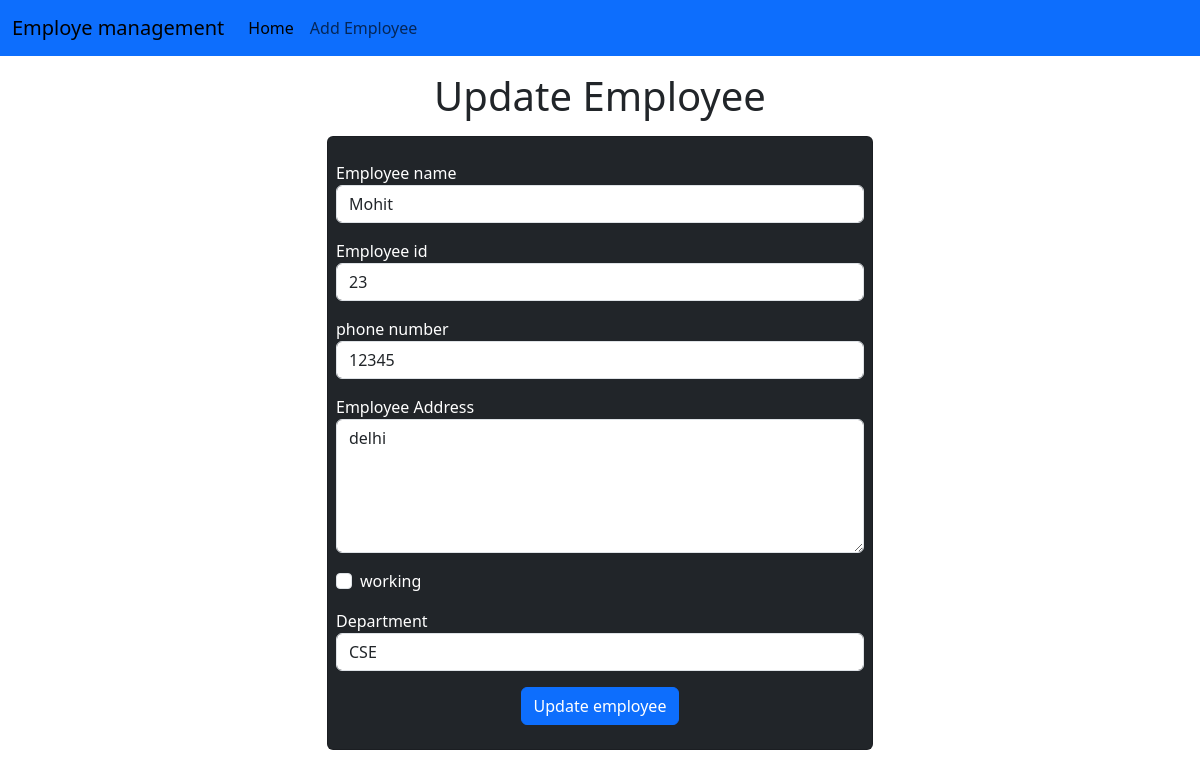
/emp/update-emp/11, run on an earlier commit of the app's database.
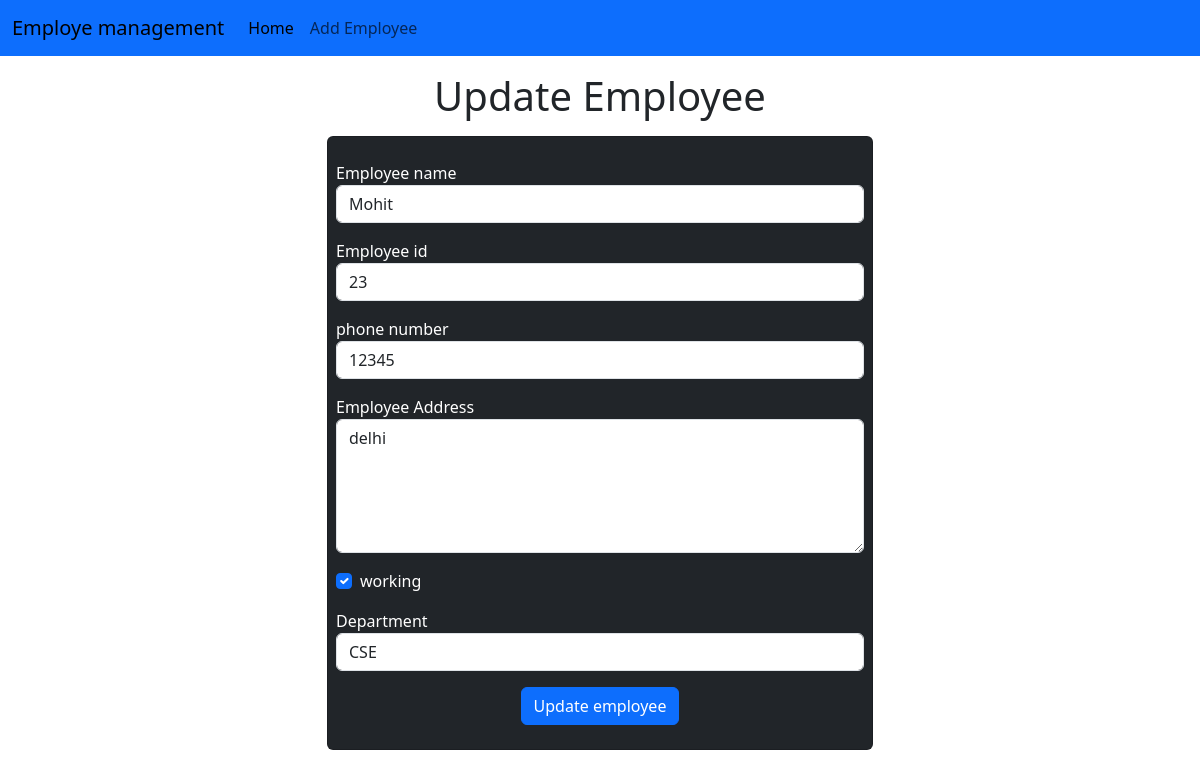
And on a later commit of the database.
### emp/models.py (models this page shows)
class Emp(models.Model):
    name = models.CharField(max_length=200)
    emp_id = models.CharField(max_length=200)
    phone=models.CharField(max_length=10)
    address = models.CharField(max_length=200)
    working = models.BooleanField(default=True)
    department = models.CharField(max_length=10)

### emp/views.py (the view)
# urls.py: path("update-emp/<int:emp_id>",update_emp),
def update_emp(request,emp_id):
    emp = Emp.objects.get(pk=emp_id)
    return render(request, 'emp/update_emp.html',{'emp':emp})

### templates/emp/update_emp.html (shortened to what this page needs)
<!doctype html>
<html lang="en">
  <head>
    <link href="https://cdn.jsdelivr.net/npm/bootstrap@5.3.2/dist/css/bootstrap.min.css" rel="stylesheet">
  </head>
  <body>
    {% include "emp/navbar.html" %}
    <h1 class="text-center my-3">Update Employee</h1>
    <div class="container my-2">
      <div class="row">
        <div class="col-md-6 offset-md-3">
          <div class="card bg-dark text-white">
            <div class="card_body">
            <form action="/emp/do-update-emp/{{emp.id}}" method="POST" class="my-3 p-2">
              <div class="mb-3">
                <label for="name">Employee name</label>
                <input value="{{emp.name}}" type="text" name="emp_name" id="name" class="form-control" placeholder="Enter employee name">
              </div>
              <div class="mb-3">
                <label for="emp_id">Employee id</label>
                <input value="{{emp.emp_id}}" type="text" name="emp_id" id="emp_id" class="form-control" placeholder="Enter employee id">
              </div>
              <div class="mb-3">
                <label for="number">phone number</label>
                <input value="{{emp.phone}}" type="text" name="emp_phone" id="number" class="form-control" placeholder="Enter employee number">
              </div>
              <div class="mb-3">
                <label for="address">Employee Address</label>
                <textarea name="emp_address" id="address" rows="5" class="form-control">{{emp.address}}</textarea>
              </div>
              <div class="mb-3 form-check">
                <label for="working">working</label>
                <input {% if emp.working %} checked {% endif %} type="checkbox" name="emp_working" id="working" class="form-check-input">
              </div>
              <div class="mb-3">
                <label for="department">Department</label>
                <select value="{{emp.department}}"  id="department" name ="emp_department" class="form-control">
                  <option value="CSE">CSE</option>
                </select>
              </div>
              <div class="container text-center">
                <button class="btn btn-primary">Update employee</button>
              </div>
            </form>
            </div>
          </div>
        </div>
      </div>
    </div>
  </body>
</html>

### templates/emp/navbar.html (shortened to what this page needs)
<nav class="navbar navbar-expand-lg bg-primary ">
    <div class="container-fluid">
      <a class="navbar-brand" href="#">Employe management</a>
      <div class="collapse navbar-collapse" id="navbarSupportedContent">
        <ul class="navbar-nav me-auto mb-2 mb-lg-0">
          <li class="nav-item">
            <a class="nav-link active" aria-current="page" href="/emp/home/">Home</a>
          </li>
          <li class="nav-item">
            <a class="nav-link" href="/emp/add-emp/">Add Employee</a>
          </li>
        </ul>
      </div>
    </div>
  </nav>

What changed in the data, as far as the page shows it:
changed Emp "Mohit": working "☐" → "☑"
